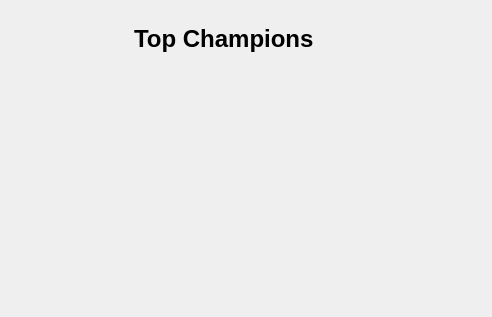
                   <widget class="QWidget" name="scrollAreaWidgetContents_2">
                    <property name="geometry">
                     <rect>
                      <x>0</x>
                      <y>0</y>
                      <width>492</width>
                      <height>315</height>
                     </rect>
                    </property>
                    <layout class="QGridLayout" name="gridLayout_3">
                     <item row="1" column="0">
                      <widget class="QWidget" name="champions_2" native="true">
                       <property name="minimumSize">
                        <size>
                         <width>0</width>
                         <height>233</height>
                        </size>
                       </property>
                       <layout class="QGridLayout" name="gridLayout_4"/>
                      </widget>
                     </item>
                     <item row="0" column="0" alignment="Qt::AlignHCenter|Qt::AlignTop">
                      <widget class="QWidget" name="topChampions" native="true">
                       <property name="minimumSize">
                        <size>
                         <width>0</width>
                         <height>0</height>
                        </size>
                       </property>
                       <property name="maximumSize">
                        <size>
                         <width>494</width>
                         <height>215</height>
                        </size>
                       </property>
                       <property name="font">
                        <font>
                         <pointsize>18</pointsize>
                         <bold>true</bold>
                        </font>
                       </property>
                       <layout class="QHBoxLayout" name="horizontalLayout_10">
                        <item>
                         <widget class="QLabel" name="label_7">
                          <property name="font">
                           <font>
                            <pointsize>18</pointsize>
                            <bold>true</bold>
                           </font>
                          </property>
                          <property name="text">
                           <string>Top Champions</string>
                          </property>
                         </widget>
                        </item>
                        <item>
                         <widget class="QLabel" name="label_9">
                          <property name="minimumSize">
                           <size>
                            <width>38</width>
                            <height>38</height>
                           </size>
                          </property>
                          <property name="maximumSize">
                           <size>
                            <width>40</width>
                            <height>40</height>
                           </size>
                          </property>
                          <property name="styleSheet">
                           <string notr="true"/>
                          </property>
                          <property name="text">
                           <string/>
                          </property>
                          <property name="pixmap">
                           <pixmap resource="../Qss/icons/_icons.qrc">:/font_awesome_solid/icons/font_awesome/solid/medal.png</pixmap>
                          </property>
                          <property name="scaledContents">
                           <bool>true</bool>
                          </property>
                         </widget>
                        </item>
                       </layout>
                      </widget>
                     </item>
                    </layout>
                   </widget>
